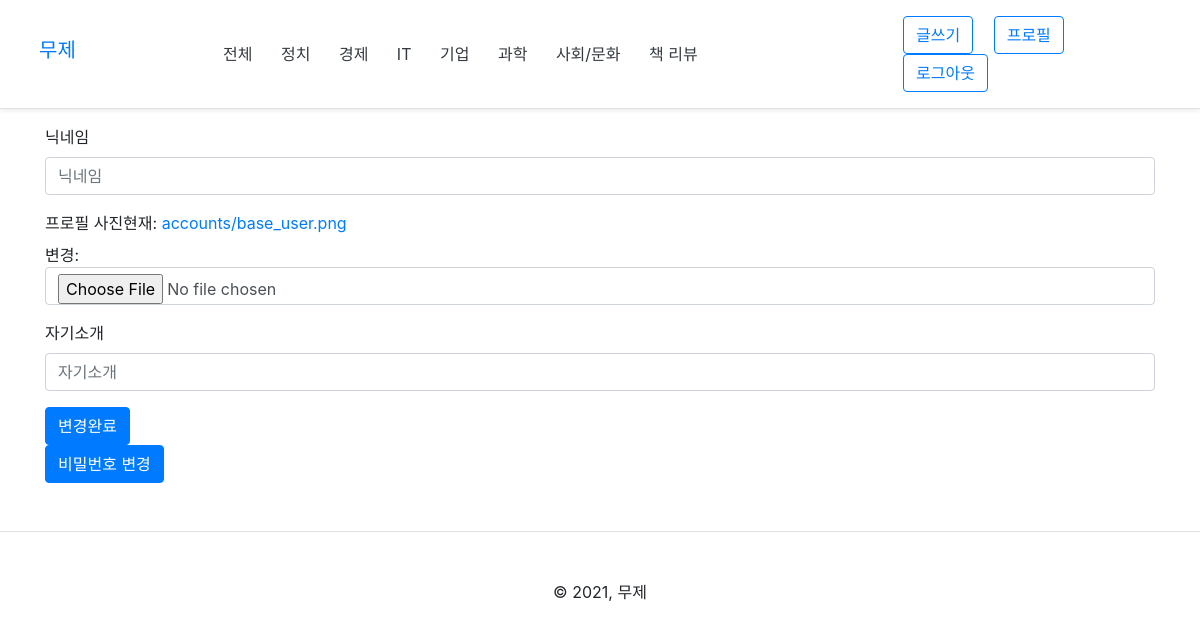
Before: /accounts/profile_update/ (signed in) with the older database file.
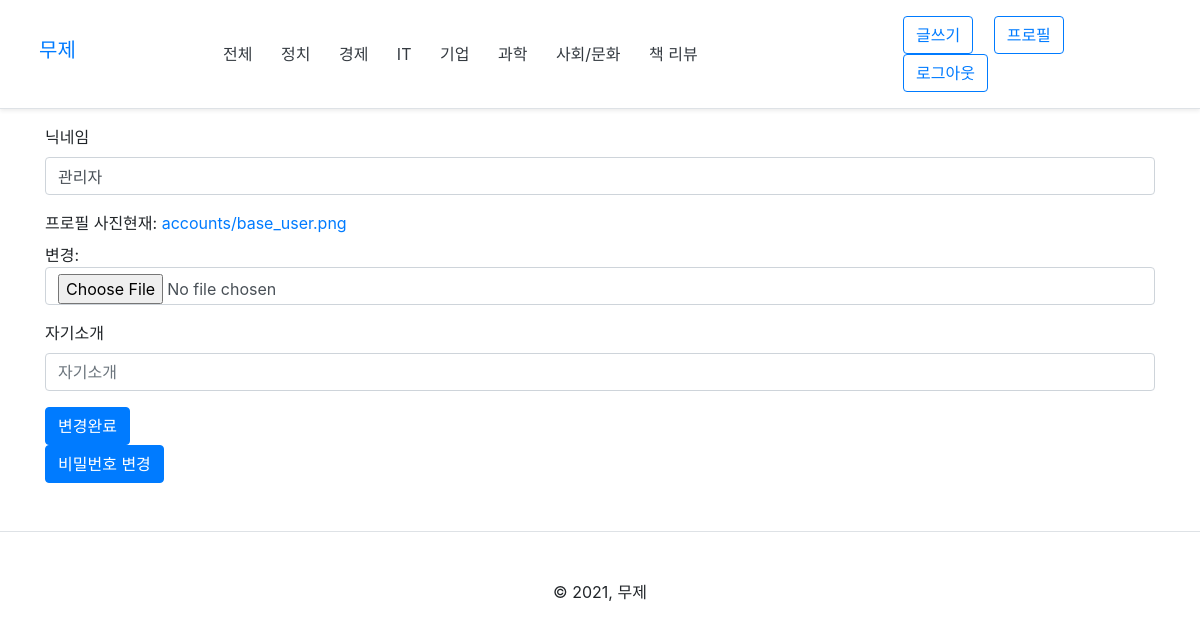
After: the same page with the newer database file.
### accounts/models.py (models this page shows)
class User(AbstractUser):
    avatar = models.ImageField(
        upload_to="accounts/%Y/%m", default="accounts/base_user.png", verbose_name="프로필 사진"
    )
    nickname = models.CharField(unique=True, max_length=10, verbose_name="닉네임")
    bio = models.CharField(blank=True, max_length=255, verbose_name="자기소개")
    def get_absolute_url(self):
        return reverse("accounts:profile", kwargs={"pk": self.pk})

### accounts/views.py (the view)
# urls.py: path("profile_update/", views.UpdateProfileView.as_view(), name="profile_update"),
class UpdateProfileView(UpdateView):
    model = models.User
    template_name = "accounts/update_profile.html"
    context_object_name = "user_obj"
    fields = (
        "nickname",
        "avatar",
        "bio",
    )
    def get_object(self, queryset=None):
        return self.request.user

### templates/accounts/update_profile.html (shortened to what this page needs)
{% extends 'layout.html' %}
{% load bootstrap4 %}
{% block content %}
<div class="container">
  <form action="" method="POST" enctype="multipart/form-data">
    {% bootstrap_form form %}
    {% buttons %}
    <button type="submit" class="btn btn-primary">
      {{ submit_label|default:"변경완료" }}
    </button>
    {% endbuttons %}
  </form>
  <a class="btn btn-primary" href="{% url 'accounts:change_password' %}" role="button">비밀번호 변경</a>
</div>
{% endblock %}

### templates/layout.html (shortened to what this page needs)
{% load static %}
<!DOCTYPE html>
<html lang="en">
  <head>
    <link
      rel="stylesheet"
      href="{% static 'bootstrap-4.6.0-dist/css/bootstrap.min.css' %}"
    />
  </head>
  <body>
    <div>
    {% include 'partials/nav.html' %}
    {% block content %}
    {% endblock %}
    <footer class="pt-4 my-md-5 pt-md-5 border-top d-flex justify-content-center">
      &copy; 2021, 무제
    </footer>
  </div>
  </body>
</html>

### templates/partials/nav.html (shortened to what this page needs)
<div class=" d-flex justify-content-around flex-column flex-md-row align-items-center p-3 px-md-4 mb-3 bg-white border-bottom shadow-sm">
  <a href="{% url 'post:home' %}" class="col" id="no-mobile">
    <h5 class="mr-md-auto font-weight-normal">무제</h5>
  </a>
  <nav id="no-mobile" class="col-7 my-md-0 mr-md-3">
    <a class="p-2 mr-2 text-dark" href="{% url 'post:home' %}">전체</a>
    <a class="p-2 mr-2 text-dark" href="{% url 'post:politics' %}">정치</a>
    <a class="p-2 mr-2 text-dark" href="{% url 'post:economy' %}">경제</a>
    <a class="p-2 mr-2 text-dark" href="{% url 'post:it' %}">IT</a>
    <a class="p-2 mr-2 text-dark" href="{% url 'post:company' %}">기업</a>
    <a class="p-2 mr-2 text-dark" href="{% url 'post:science' %}">과학</a>
    <a class="p-2 mr-2 text-dark" href="{% url 'post:society' %}">사회/문화</a>
    <a class="p-2 mr-2 text-dark" href="{% url 'post:book_review' %}">책 리뷰</a>
  </nav>
  {% if user.is_authenticated %}
  <nav id="no-mobile" class="col-3">
    <a class="btn btn-outline-primary mr-3" href="{% url 'post:write' %}">글쓰기</a>
    <a class="btn btn-outline-primary mr-3" href="{{user.get_absolute_url}}">프로필</a>
    <a class="btn btn-outline-primary" href="{% url 'accounts:logout' %}">로그아웃</a>
  </nav>
  {% else %}
  <nav id="no-mobile" class="col-3">
    <a class="btn btn-outline-primary mr-3" href="{% url 'accounts:login' %}">로그인</a>
    <a class="btn btn-outline-primary" href="{% url 'accounts:signup' %}">회원가입</a>
  </nav>
  {% endif %}
</div>

Changed rows visible on the page:
changed User: nickname (not shown) → "관리자"
